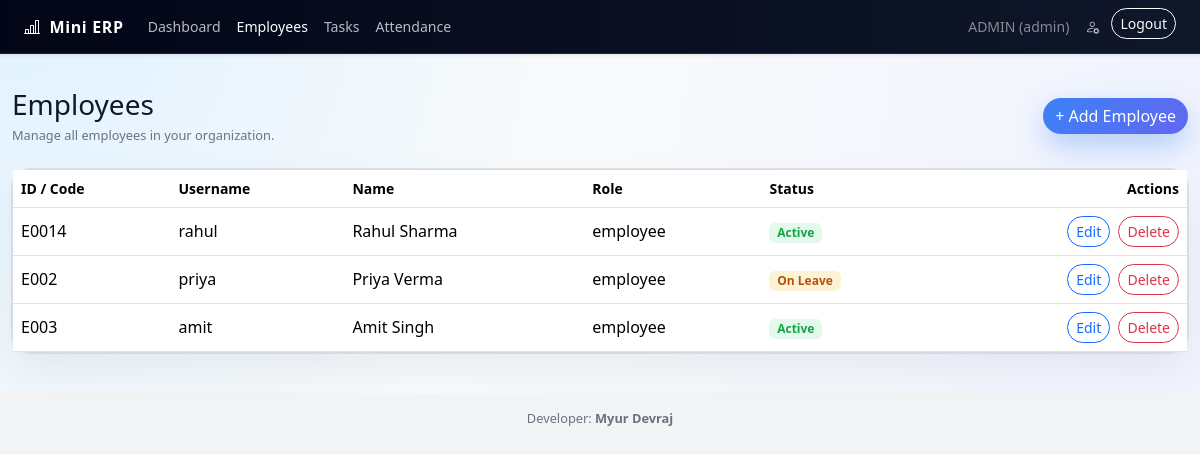
The page /admin/employees (signed in) on the database as committed earlier.
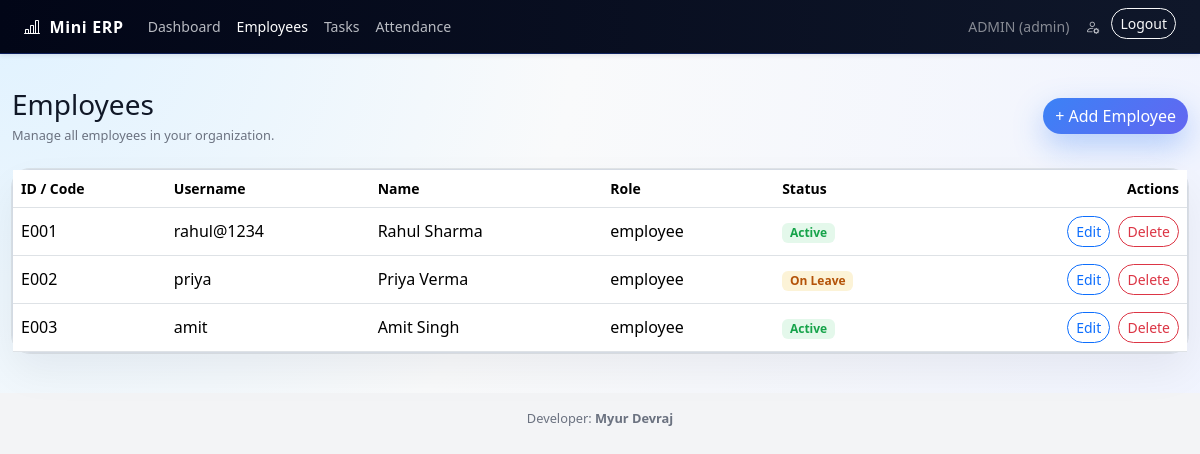
The same page on the database as committed later.
### app.py (models this page shows, shortened)
class Employee(db.Model):
    id = db.Column(db.Integer, primary_key=True)
    emp_code = db.Column(db.String(32), unique=True, nullable=True)
    username = db.Column(db.String(64), unique=True, nullable=False)
    password_hash = db.Column(db.String(255), nullable=False)
    name = db.Column(db.String(120), nullable=False)
    role = db.Column(db.String(80), nullable=False)           # 'admin' / 'employee'
    status = db.Column(db.String(20), default="Active")       # Active / On Leave / Inactive

### app.py (the view)
@app.route("/admin/employees")
@login_required(role="admin")
def admin_employees():
    employees = Employee.query.filter_by(role="employee").order_by(Employee.id).all()
    return render_template("employee_list.html", employees=employees)

### app.py (called while the page is built)
def login_required(role=None):
    def wrapper(f):
        @wraps(f)
        def decorated_function(*args, **kwargs):
            if "user_id" not in session:
                return redirect(url_for("login"))
            if role and session.get("role") != role:
                flash("Access denied", "danger")
                return redirect(url_for("login"))
            return f(*args, **kwargs)
        return decorated_function
    return wrapper

### templates/employee_list.html (shortened to what this page needs)
{% extends "base.html" %}
{% block content %}
<div class="d-flex justify-content-between align-items-center mb-4">
    <div>
        <h1 class="h3 mb-1">Employees</h1>
        <p class="text-muted-soft mb-0">Manage all employees in your organization.</p>
    </div>
    <a href="{{ url_for('create_employee') }}" class="btn btn-primary rounded-pill">
        + Add Employee
    </a>
</div>
<div class="card card-soft">
    <div class="table-responsive">
        <table class="table align-middle mb-0">
            <thead class="small text-muted">
            <tr>
                <th scope="col">ID / Code</th>
                <th scope="col">Username</th>
                <th scope="col">Name</th>
                <th scope="col">Role</th>
                <th scope="col">Status</th>
                <th scope="col" class="text-end">Actions</th>
            </tr>
            </thead>
            <tbody>
            {% for emp in employees %}
            <tr>
                <td>
                    {% if emp.emp_code %}
                        {{ emp.emp_code }}
                    {% else %}
                        {{ emp.id }}
                    {% endif %}
                </td>
                <td>{{ emp.username }}</td>
                <td>{{ emp.name }}</td>
                <td>{{ emp.role }}</td>
                <td>
                    {% if emp.status == 'Active' %}
                    <span class="badge bg-success-soft text-success small">Active</span>
                    {% elif emp.status == 'On Leave' %}
                    <span class="badge bg-warning-soft text-warning small">On Leave</span>
                    {% else %}
                    <span class="badge bg-secondary-soft text-secondary small">Inactive</span>
                    {% endif %}
                </td>
                <td class="text-end">
                    <a href="{{ url_for('edit_employee', emp_id=emp.id) }}"
                       class="btn btn-sm btn-outline-primary rounded-pill me-1">
                        Edit
                    </a>
                    <form method="post"
                          action="{{ url_for('delete_employee', emp_id=emp.id) }}"
                          class="d-inline"
                          onsubmit="return confirm('Delete this employee?');">
                        <button type="submit"
                                class="btn btn-sm btn-outline-danger rounded-pill">
                            Delete
                        </button>
                    </form>
                </td>
            </tr>
            {% endfor %}
            </tbody>
        </table>
    </div>
</div>
{% endblock %}

Rows that differ between the two databases and show on the page:
changed Employee "Rahul Sharma": emp_code "E0014" → "E001"; username "rahul" → "rahul@1234"
